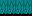

This is a level from a 2D game, rendered from its Tiled map with the project's own tilesets. A one-line summary and the complete map file follow:
An orthogonal 4x1 tile map with 8x16 px tiles, 1 tile layer (Tile Layer 1), 4 tilesets.

<map version="1.10" tiledversion="1.11.0" orientation="orthogonal" renderorder="right-down" width="4" height="1" tilewidth="8" tileheight="16" infinite="0" nextlayerid="2" nextobjectid="1">
 <tileset firstgid="1" name="castle_stone" tilewidth="8" tileheight="16" tilecount="13" columns="13">
  <image source="../gfx/tiles/castle_stone.png" width="104" height="16" />
 </tileset>
 <tileset firstgid="14" name="castle_tile" tilewidth="8" tileheight="16" tilecount="14" columns="14">
  <image source="../gfx/tiles/castle_tile.png" width="112" height="16" />
 </tileset>
 <tileset firstgid="28" name="castle_carpet" tilewidth="8" tileheight="16" tilecount="11" columns="11">
  <image source="../gfx/tiles/castle_carpet.png" width="88" height="16" />
 </tileset>
 <tileset firstgid="39" name="castle_tables" tilewidth="8" tileheight="16" tilecount="13" columns="13">
  <image source="../gfx/tiles/castle_tables.png" width="104" height="16" />
 </tileset>
 <layer id="1" name="Tile Layer 1" width="4" height="1">
  <data>
   <tile gid="21" />
   <tile gid="21" />
   <tile gid="21" />
   <tile gid="21" />
  </data>
 </layer>
</map>